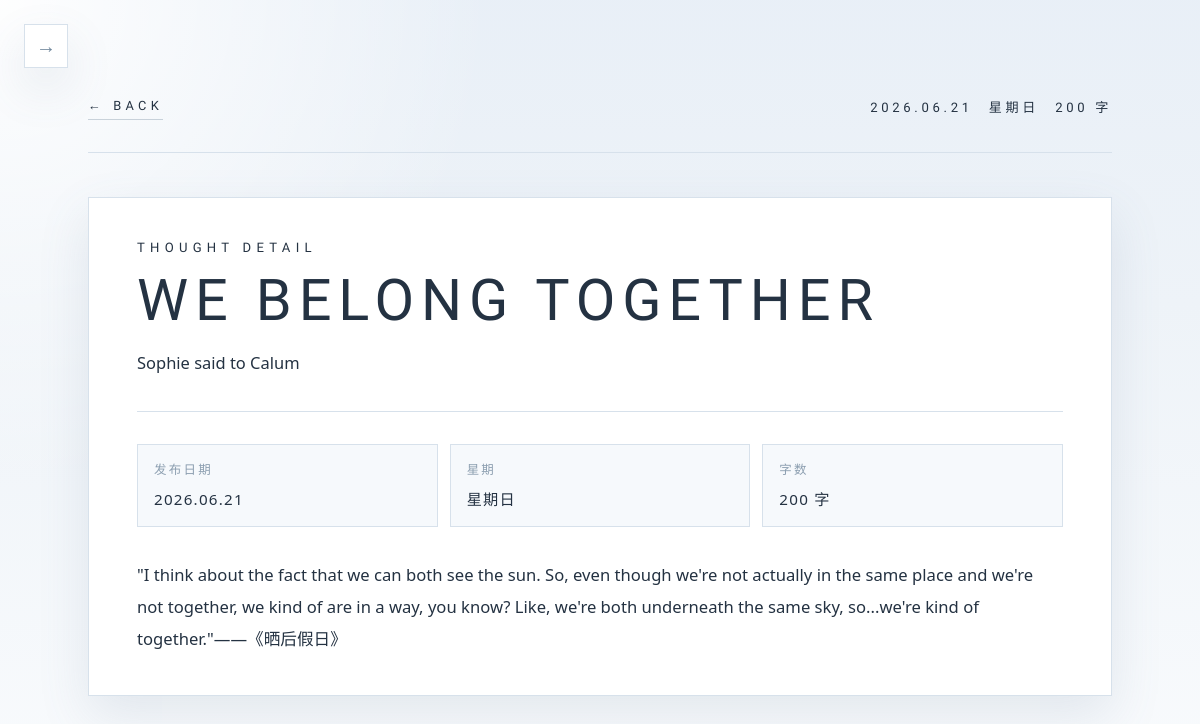
Page /thoughts/3/ on the committed database.
### apps/content/models.py (models this page shows, shortened)
class Post(models.Model):
    title = models.CharField("标题", max_length=200)
    summary = models.CharField("摘要", max_length=255, blank=True)
    body = models.TextField("正文")
    created_at = models.DateTimeField("创建时间", auto_now_add=True)
    class Meta:
        verbose_name = "博客"
        verbose_name_plural = "博客"
        ordering = ["-created_at", "-id"]

### apps/content/views.py (the view)
# urls.py: path("thoughts/<int:pk>/", views.thoughts_detail, name="thoughts-detail"),
def thoughts_detail(request, pk):
    item = get_object_or_404(Post, pk=pk)
    context = {
        "item": _decorate_post(item),
        "page_title": "Thoughts",
        "section_slug": "thoughts",
    }
    return render(request, "content/thought_detail.html", context)

### apps/content/views.py (called while the page is built)
def _weekday_label(value):
    return WEEKDAY_LABELS[value.weekday()]

def _content_length(text):
    return len(re.sub(r"\s+", "", text or ""))

def _decorate_post(post):
    post.weekday_label = _weekday_label(post.created_at)
    post.word_count = _content_length(post.body)
    return post

### templates/content/thought_detail.html (shortened to what this page needs)
{% extends "base.html" %}
{% block content %}
<section class="mx-auto max-w-5xl space-y-9 sm:space-y-11">
    <div class="flex flex-col gap-4 border-b border-sage pb-7 sm:flex-row sm:items-center sm:justify-between sm:pb-8">
        <a
            href="{% url 'content:thoughts-list' %}"
            class="font-english inline-flex w-fit items-center gap-2 border-b border-moss/35 pb-1 text-[0.8rem] font-light uppercase tracking-[0.34em] text-moss/82 transition-all duration-500 hover:-translate-x-1 hover:border-moss hover:text-ink"
        >
            <span aria-hidden="true">←</span>
            <span>Back</span>
        </a>
        <div class="font-english flex flex-wrap items-center gap-x-4 gap-y-2 text-[0.82rem] font-light uppercase tracking-[0.28em] text-moss/82">
            <span>{{ item.created_at|date:"Y.m.d" }}</span>
            <span>{{ item.weekday_label }}</span>
            <span>{{ item.word_count }} 字</span>
        </div>
    </div>
    <article class="border border-sage bg-white px-5 py-7 shadow-paper sm:px-8 sm:py-10 lg:px-12">
        <header class="border-b border-sage pb-8">
            <p class="font-english text-[0.82rem] font-light uppercase tracking-[0.4em] text-moss/78">Thought Detail</p>
            <h1 class="font-display mt-4 text-[2.4rem] font-light uppercase leading-[0.92] tracking-[0.12em] text-ink sm:text-[3rem] lg:text-[3.6rem]">
                {{ item.title }}
            </h1>
            {% if item.summary %}
                <p class="mt-5 max-w-3xl text-[0.98rem] font-light leading-8 text-ink/68 sm:text-[1.03rem]">{{ item.summary }}</p>
            {% endif %}
        </header>
        <div class="mt-8 grid gap-3 text-[0.78rem] font-light uppercase tracking-[0.18em] text-moss sm:grid-cols-3">
            <div class="border border-sage bg-panel/85 px-4 py-4">
                <p class="font-english text-moss/80">发布日期</p>
                <p class="mt-2 text-[0.95rem] tracking-[0.08em] text-ink">{{ item.created_at|date:"Y.m.d" }}</p>
            </div>
            <div class="border border-sage bg-panel/85 px-4 py-4">
                <p class="font-english text-moss/80">星期</p>
                <p class="mt-2 text-[0.95rem] tracking-[0.08em] text-ink">{{ item.weekday_label }}</p>
            </div>
            <div class="border border-sage bg-panel/85 px-4 py-4">
                <p class="font-english text-moss/80">字数</p>
                <p class="mt-2 text-[0.95rem] tracking-[0.08em] text-ink">{{ item.word_count }} 字</p>
            </div>
        </div>
        <div class="mt-8 text-[1rem] font-light leading-8 text-ink/78 sm:text-[1.04rem]">
            {{ item.body|linebreaks }}
        </div>
    </article>
</section>
{% endblock %}

### templates/base.html (style rules this page uses)
body { background-color: #bcdbfa; background-image: radial-gradient(circle at top left, rgba(255, 255, 255, 0.95), transparent 34%), linear-gradient(180deg, rgba(232, 239, 247, 0.9) 0%, rgba(238, 243, 248, 0.98) 38%, #f9fbfd 100%); }

### rows in the picture
Post: created_at "2026.06.21", weekday_label "星期日", word_count "200", title "WE BELONG TOGETHER", summary "Sophie said to Calum", body "\"I think about the fact that we can both see the sun. So, even though we're not actually in the same place and we're not together, we kind of are in a way, you know? Like, we're both underneath the same sky, so...we're kind of together.\"——《晒后假日》"
